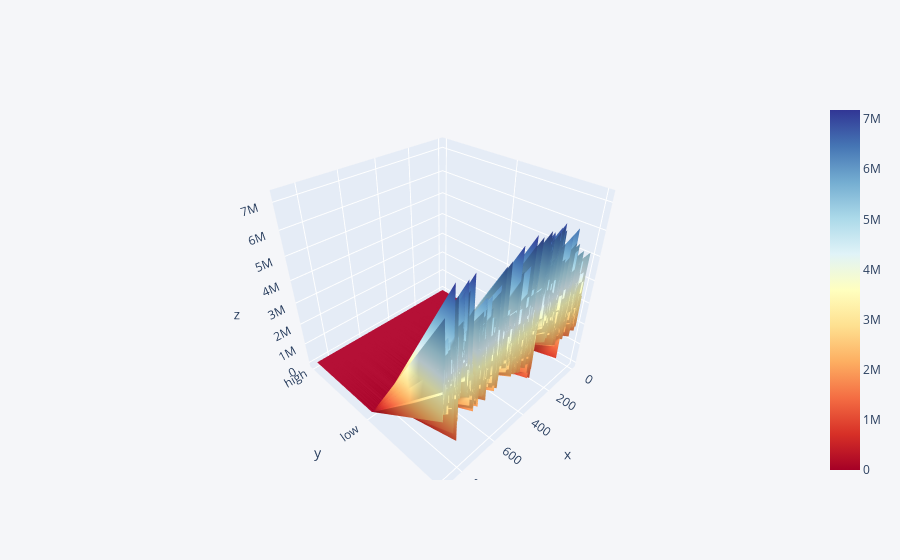

This figure's notebook cell:
### Code cell
df2 = df[["high", "low", "volume"]]
df2.iplot(kind='surface', colorscale='rdylbu')

### Figure 1 — Plotly figure (JSON) as saved in the notebook; plotly's stock layout.template omitted (floating-point values rounded to 4 significant figures; data arrays with more than 128 entries replaced by an {"elided": "..."} marker saying what was removed)
{"data": [{"colorscale": [[0, "rgb(165,0,38)"], [0.1, "rgb(215,48,39)"], [0.2, "rgb(244,109,67)"], [0.3, "rgb(253,174,97)"], [0.4, "rgb(254,224,144)"], [0.5, "rgb(255,255,191)"], [0.6, "rgb(224,243,248)"], [0.7, "rgb(171,217,233)"], [0.8, "rgb(116,173,209)"], [0.9, "rgb(69,117,180)"], [1, "rgb(49,54,149)"]], "type": "surface", "x": {"elided": "881 int values"}, "y": ["high", "low", "volume"], "z": {"elided": "3x881 float values"}}], "layout": {"legend": {"bgcolor": "#F5F6F9", "font": {"color": "#4D5663"}}, "paper_bgcolor": "#F5F6F9", "plot_bgcolor": "#F5F6F9", "title": {"font": {"color": "#4D5663"}}, "xaxis": {"gridcolor": "#E1E5ED", "showgrid": true, "tickfont": {"color": "#4D5663"}, "title": {"font": {"color": "#4D5663"}, "text": ""}, "zerolinecolor": "#E1E5ED"}, "yaxis": {"gridcolor": "#E1E5ED", "showgrid": true, "tickfont": {"color": "#4D5663"}, "title": {"font": {"color": "#4D5663"}, "text": ""}, "zerolinecolor": "#E1E5ED"}}}
